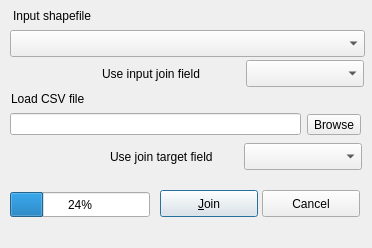
<?xml version="1.0" encoding="UTF-8"?>
<ui version="4.0">
 <class>inventSetUp</class>
 <widget class="QDialog" name="inventSetUp">
  <property name="geometry">
   <rect>
    <x>0</x>
    <y>0</y>
    <width>372</width>
    <height>248</height>
   </rect>
  </property>
  <property name="windowTitle">
   <string>Dialog</string>
  </property>
  <widget class="QLabel" name="lab_cmbFieldIn">
   <property name="geometry">
    <rect>
     <x>102</x>
     <y>64</y>
     <width>141</width>
     <height>20</height>
    </rect>
   </property>
   <property name="sizePolicy">
    <sizepolicy hsizetype="Fixed" vsizetype="Fixed">
     <horstretch>0</horstretch>
     <verstretch>0</verstretch>
    </sizepolicy>
   </property>
   <property name="text">
    <string>Use input join field</string>
   </property>
   <property name="buddy">
    <cstring>cmbFieldIn</cstring>
   </property>
  </widget>
  <widget class="QComboBox" name="cmbFieldIn">
   <property name="enabled">
    <bool>true</bool>
   </property>
   <property name="geometry">
    <rect>
     <x>246</x>
     <y>60</y>
     <width>118</width>
     <height>27</height>
    </rect>
   </property>
   <property name="currentIndex">
    <number>-1</number>
   </property>
  </widget>
  <widget class="QLabel" name="lab_inputFileCSV">
   <property name="geometry">
    <rect>
     <x>11</x>
     <y>90</y>
     <width>91</width>
     <height>17</height>
    </rect>
   </property>
   <property name="sizePolicy">
    <sizepolicy hsizetype="Fixed" vsizetype="Fixed">
     <horstretch>0</horstretch>
     <verstretch>0</verstretch>
    </sizepolicy>
   </property>
   <property name="text">
    <string>Load CSV file</string>
   </property>
   <property name="buddy">
    <cstring>inputFileCSV</cstring>
   </property>
  </widget>
  <widget class="QLabel" name="lab_inputShape">
   <property name="geometry">
    <rect>
     <x>13</x>
     <y>7</y>
     <width>110</width>
     <height>17</height>
    </rect>
   </property>
   <property name="sizePolicy">
    <sizepolicy hsizetype="Fixed" vsizetype="Fixed">
     <horstretch>0</horstretch>
     <verstretch>0</verstretch>
    </sizepolicy>
   </property>
   <property name="text">
    <string>Input shapefile</string>
   </property>
   <property name="buddy">
    <cstring>inputShape</cstring>
   </property>
  </widget>
  <widget class="QLabel" name="lab_cmbFieldTarget">
   <property name="geometry">
    <rect>
     <x>110</x>
     <y>147</y>
     <width>131</width>
     <height>20</height>
    </rect>
   </property>
   <property name="sizePolicy">
    <sizepolicy hsizetype="Fixed" vsizetype="Fixed">
     <horstretch>0</horstretch>
     <verstretch>0</verstretch>
    </sizepolicy>
   </property>
   <property name="text">
    <string>Use join target field</string>
   </property>
   <property name="buddy">
    <cstring>cmbFieldTarget</cstring>
   </property>
  </widget>
  <widget class="QComboBox" name="inputShape">
   <property name="geometry">
    <rect>
     <x>10</x>
     <y>30</y>
     <width>355</width>
     <height>27</height>
    </rect>
   </property>
   <property name="currentIndex">
    <number>-1</number>
   </property>
  </widget>
  <widget class="QComboBox" name="cmbFieldTarget">
   <property name="enabled">
    <bool>true</bool>
   </property>
   <property name="geometry">
    <rect>
     <x>244</x>
     <y>143</y>
     <width>118</width>
     <height>27</height>
    </rect>
   </property>
  </widget>
  <widget class="QWidget" name="layoutWidget">
   <property name="geometry">
    <rect>
     <x>10</x>
     <y>110</y>
     <width>351</width>
     <height>29</height>
    </rect>
   </property>
   <layout class="QHBoxLayout" name="csv_layout">
    <item>
     <widget class="QLineEdit" name="inputFileCSV">
      <property name="readOnly">
       <bool>true</bool>
      </property>
     </widget>
    </item>
    <item>
     <widget class="QToolButton" name="BrowseCSV">
      <property name="text">
       <string>Browse</string>
      </property>
     </widget>
    </item>
   </layout>
  </widget>
  <widget class="QPushButton" name="joinFields">
   <property name="geometry">
    <rect>
     <x>160</x>
     <y>190</y>
     <width>98</width>
     <height>27</height>
    </rect>
   </property>
   <property name="text">
    <string>&amp;Join</string>
   </property>
  </widget>
  <widget class="QPushButton" name="cancel">
   <property name="geometry">
    <rect>
     <x>262</x>
     <y>190</y>
     <width>98</width>
     <height>27</height>
    </rect>
   </property>
   <property name="text">
    <string>Cancel</string>
   </property>
  </widget>
  <widget class="QProgressBar" name="progressBar">
   <property name="geometry">
    <rect>
     <x>10</x>
     <y>192</y>
     <width>140</width>
     <height>25</height>
    </rect>
   </property>
   <property name="value">
    <number>24</number>
   </property>
   <property name="alignment">
    <set>Qt::AlignCenter</set>
   </property>
   <property name="textVisible">
    <bool>true</bool>
   </property>
  </widget>
 </widget>
 <tabstops>
  <tabstop>inputShape</tabstop>
  <tabstop>cmbFieldIn</tabstop>
  <tabstop>BrowseCSV</tabstop>
  <tabstop>cmbFieldTarget</tabstop>
  <tabstop>cancel</tabstop>
  <tabstop>joinFields</tabstop>
  <tabstop>inputFileCSV</tabstop>
 </tabstops>
 <resources/>
 <connections/>
</ui>
